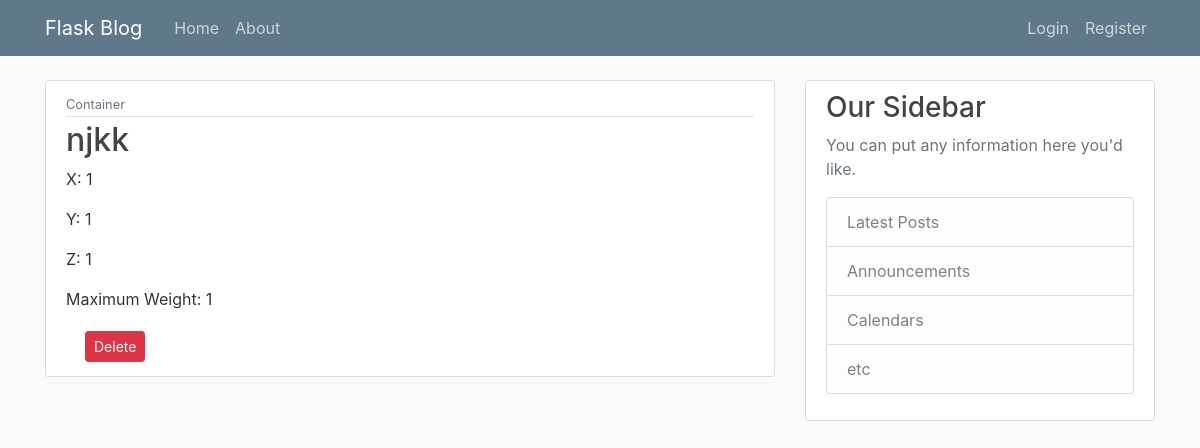
The page /packing1/1/container/1/ on the database as committed earlier.
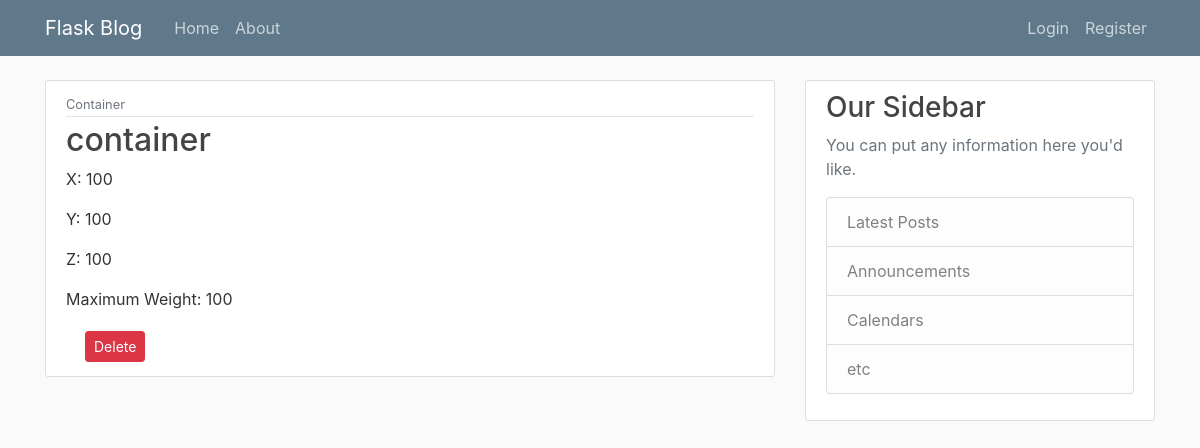
The same page on the database as committed later.
### flasksite/models.py (models this page shows, shortened)
class Container(db.Model):
    id = db.Column(db.Integer, primary_key=True)
    name = db.Column(db.String(100), nullable=False)
    x = db.Column(db.Integer, nullable=False)
    y = db.Column(db.Integer, nullable=False)
    z = db.Column(db.Integer, nullable=False)
    max_weight = db.Column(db.Integer, nullable=False)
    packing_id = db.Column(db.Integer, db.ForeignKey('packing.id'), nullable=False)

### flasksite/routes.py (the view)
@app.route('/packing1/<int:packing_id>/container/<int:container_id>/')
def container(container_id, packing_id):
    container = Container.query.get_or_404(container_id)
    packing_id=container.packing_id
    return render_template('container.html', container = container, packing_id=packing_id)

### flasksite/templates/container.html (shortened to what this page needs)
{% extends "layout.html" %}
{% block content %}
    <article class="media content-section">
        <div class="media-body">
            <div class="article-metadata">
                <small class="text-muted">Container</small>
            </div>
            <h2 class="article-title">{{ container.name }}</h2>
            <p class="article-content">X:   {{ container.x }}</p>
            <p class="article-content">Y:   {{ container.y }}</p>
            <p class="article-content">Z:   {{ container.z }}</p>
            <p class="article-content">Maximum Weight:  {{ container.max_weight }}</p>
            <div class="container">
                <button type="button" class="btn btn-danger btn-sm m-1" data-toggle="modal" data-target="#deleteModal">Delete</button>
            </div>
        </div>
    </article>
{% endblock content %}

Rows that differ between the two databases and show on the page:
changed Container: name "njkk" → "container"; x "1" → "100"; y "1" → "100"; z "1" → "100"; max_weight "1" → "100"
